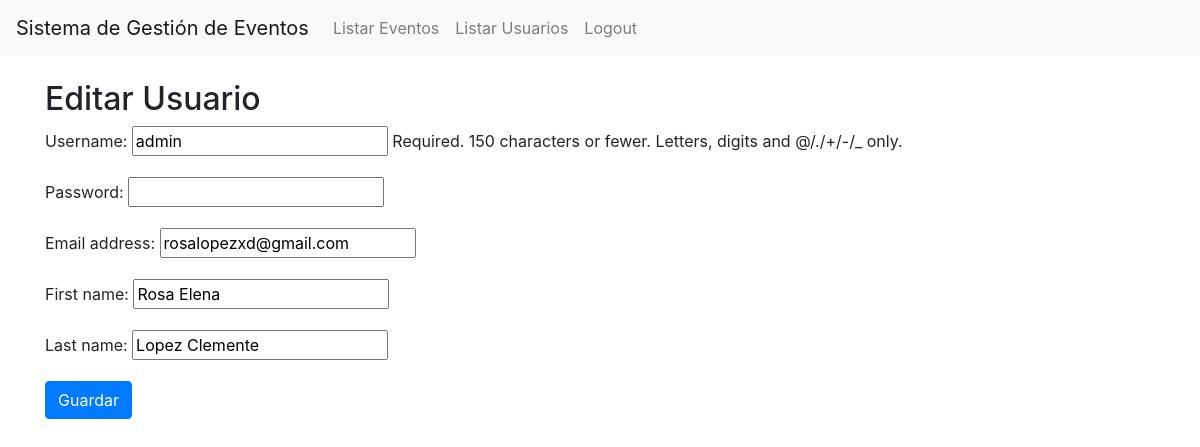
Page /editar_usuario/1/ (signed in) on the committed database.
### eventos/models.py (models this page shows)
class Usuario(AbstractUser):
    pass

### eventos/views.py (the view)
# urls.py: path('editar_usuario/<int:usuario_id>/', views.editar_usuario, name='editar_usuario'),
@login_required
def editar_usuario(request, usuario_id):
    usuario = get_object_or_404(Usuario, id=usuario_id)
    if request.method == 'POST':
        form = UsuarioForm(request.POST, instance=usuario)
        if form.is_valid():
            form.save()
            return redirect('listar_usuarios')
    else:
        form = UsuarioForm(instance=usuario)
    return render(request, 'editar_usuario.html', {'form': form})

### eventos/forms.py
class UsuarioForm(forms.ModelForm):
    class Meta:
        model = Usuario
        fields = ['username', 'password', 'email', 'first_name', 'last_name']
        widgets = {
            'password': forms.PasswordInput(),
        }

### eventos/templates/editar_usuario.html (shortened to what this page needs)
{% extends 'base.html' %}
{% block content %}
<h2>Editar Usuario</h2>
<form method="post">
    {{ form.as_p }}
    <button type="submit" class="btn btn-primary">Guardar</button>
</form>
{% endblock %}

### rows in the picture
Usuario: username "admin", email "rosalopezxd@gmail.com", first_name "Rosa Elena", last_name "Lopez Clemente"
